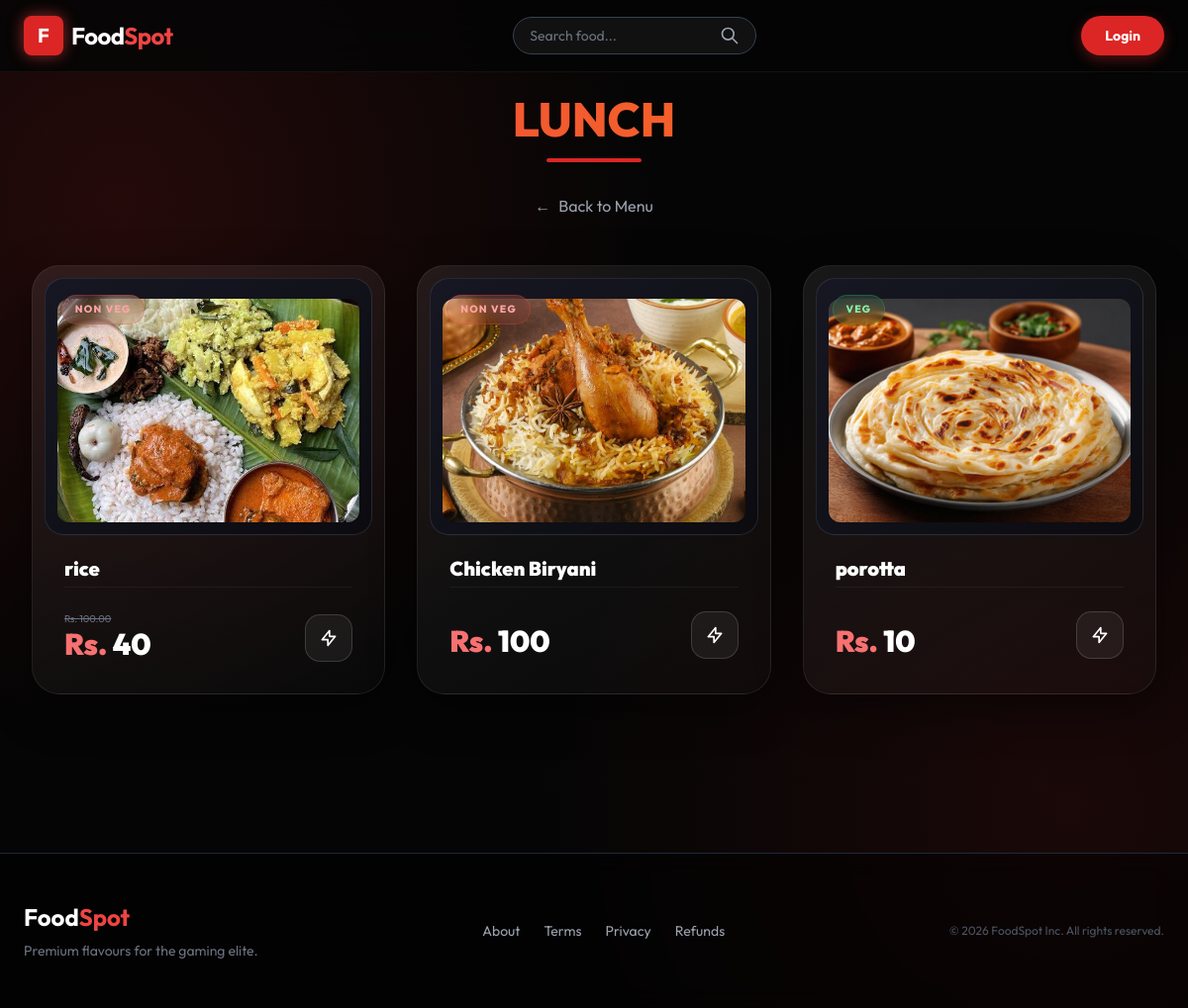
The page /category/2/ on the database as committed earlier.
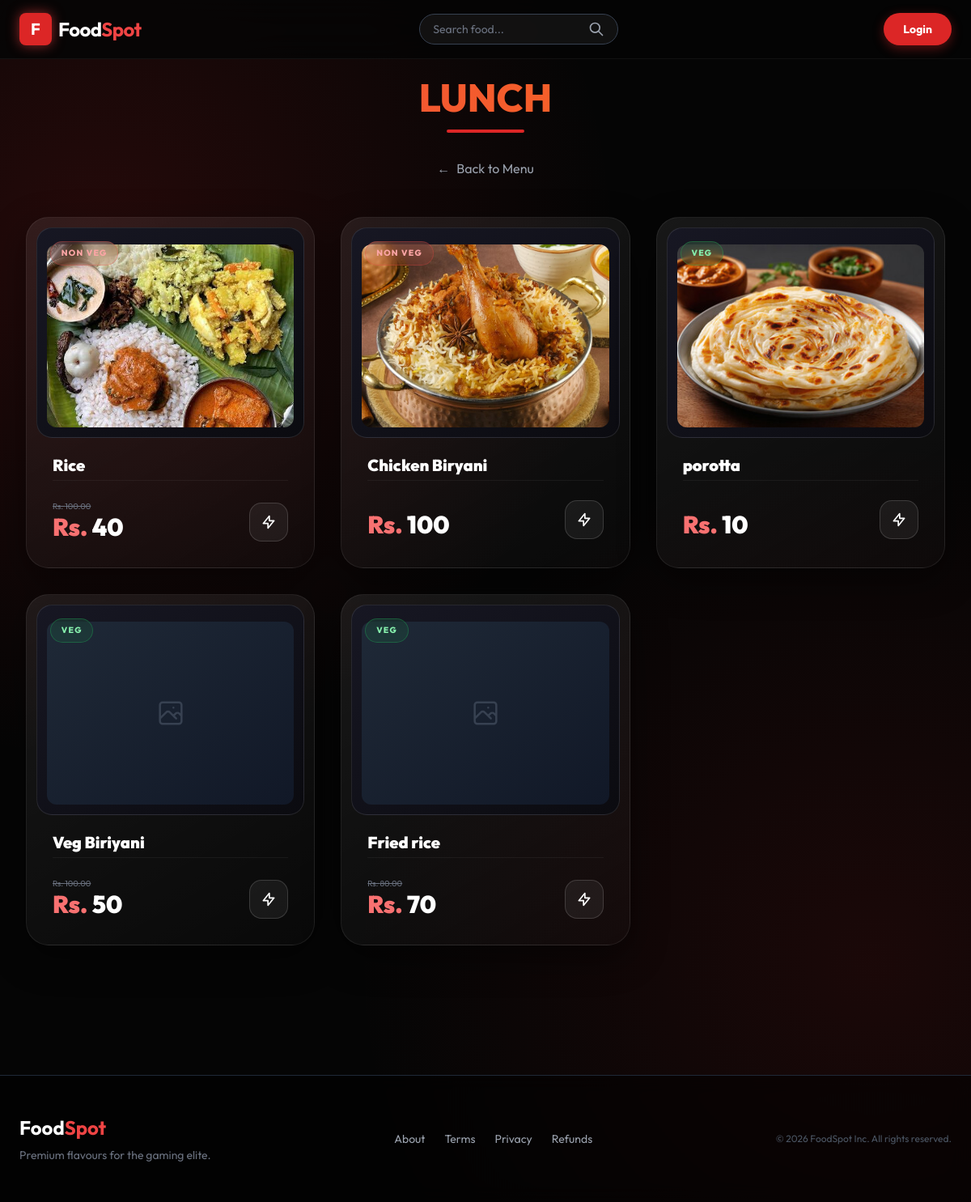
The same page on the database as committed later.
### menu/models.py (models this page shows, shortened)
class Product(models.Model):
    category = models.ForeignKey(Category, on_delete=models.CASCADE)
    name = models.CharField(max_length=150, null=False, blank=False)
    product_image = models.ImageField(upload_to='images', null=True, blank=True)
    quantity = models.IntegerField(null=False, blank=False, default=0)
    original_price = models.DecimalField(max_digits=10, decimal_places=2, null=False)
    selling_price = models.DecimalField(max_digits=10, decimal_places=2, null=False)
    description = models.TextField(max_length=300, null=False)
    is_veg = models.BooleanField(default=False)
    is_active = models.BooleanField(default=True)

### menu/views.py (the view)
# urls.py: path("category/<int:pk>/", CategoryDetailView.as_view(), name="category_detail"),
@method_decorator(never_cache, name="dispatch")
class CategoryDetailView(View):
    def get(self, request, pk):
        category = Category.objects.get(id=pk)
        products = Product.objects.filter(category=category, is_active=True)
        return render(request, "menu/category_detail.html", {
            "name": category,
            "data": products
        })

### menu/models.py (called while the page is built)
    def __str__(self):
        return self.name

### menu/templates/menu/category_detail.html (shortened to what this page needs)
{% extends "menu/base.html" %}
{% block content %}
<div class="mb-12 text-center">
    <h1 class="text-5xl font-extrabold text-transparent bg-clip-text bg-gradient-to-r from-red-500 to-orange-500 mb-4">
    </h1>
    <div class="h-1 w-24 bg-red-600 mx-auto rounded-full"></div>
    <div class="mt-8">
        <a href="{% url 'home' %}" class="text-gray-400 hover:text-white transition flex items-center justify-center gap-2 group">
            <span class="group-hover:-translate-x-1 transition">&larr;</span> Back to Menu
        </a>
    </div>
</div>
<div class="grid grid-cols-1 sm:grid-cols-2 md:grid-cols-3 xl:grid-cols-4 gap-8 mb-20 fade-in">
    {% for prod in data %}
    <article class="theme-card group p-3" style="--accent-color: {% if prod.is_veg %}34,197,94{% else %}239,68,68{% endif %};">
        <div class="relative h-[260px] overflow-hidden theme-media p-3 pt-5">
            <div class="absolute top-4 left-4 z-20">
                <span class="theme-chip {% if prod.is_veg %}text-green-300 border-green-500/30 bg-green-500/10{% else %}text-red-300 border-red-500/30 bg-red-500/10{% endif %}">
                    {% if prod.is_veg %}Veg{% else %}Non Veg{% endif %}
                </span>
            </div>
            <a href="{% url 'product_detail' prod.id %}" class="block w-full h-full">
                {% if prod.product_image %}
                <img src="{{ prod.product_image.url }}" class="w-full h-full object-cover rounded-xl transform group-hover:scale-105 transition duration-[1.2s] ease-out">
                {% else %}
                <div class="w-full h-full bg-gradient-to-br from-gray-800 to-gray-900 rounded-xl flex items-center justify-center">
                </div>
                {% endif %}
            </a>
        </div>
        <div class="p-5">
            <h3 class="text-xl font-black text-white truncate mb-1 group-hover:text-red-300 transition">{{ prod.name }}</h3>
            <div class="flex items-end justify-between border-t border-white/5 pt-6">
                <div class="flex flex-col">
                    {% if prod.selling_price < prod.original_price %}
                    <span class="text-[10px] text-gray-500 line-through">Rs. {{ prod.original_price }}</span>
                    {% endif %}
                    <span class="text-3xl font-black text-white"><span class="text-red-400">Rs.</span> {{ prod.selling_price|floatformat:0 }}</span>
                </div>
                <a href="{% url 'buy' prod.id %}" class="theme-btn-ghost w-12 h-12 flex items-center justify-center active:scale-90">
                    <svg xmlns="http://www.w3.org/2000/svg" class="h-5 w-5" fill="none" viewBox="0 0 24 24" stroke="currentColor">
                        <path stroke-linecap="round" stroke-linejoin="round" stroke-width="2" d="M13 10V3L4 14h7v7l9-11h-7z" />
                    </svg>
                </a>
            </div>
        </div>
    </article>
    {% endfor %}
</div>
{% endblock %}

Rows that differ between the two databases and show on the page:
changed Product: name "rice" → "Rice"
added Product: is_veg "VEG", name "Veg Biriyani", original_price "100.00", selling_price "50"
added Product: is_veg "VEG", name "Fried rice", original_price "80.00", selling_price "70"
